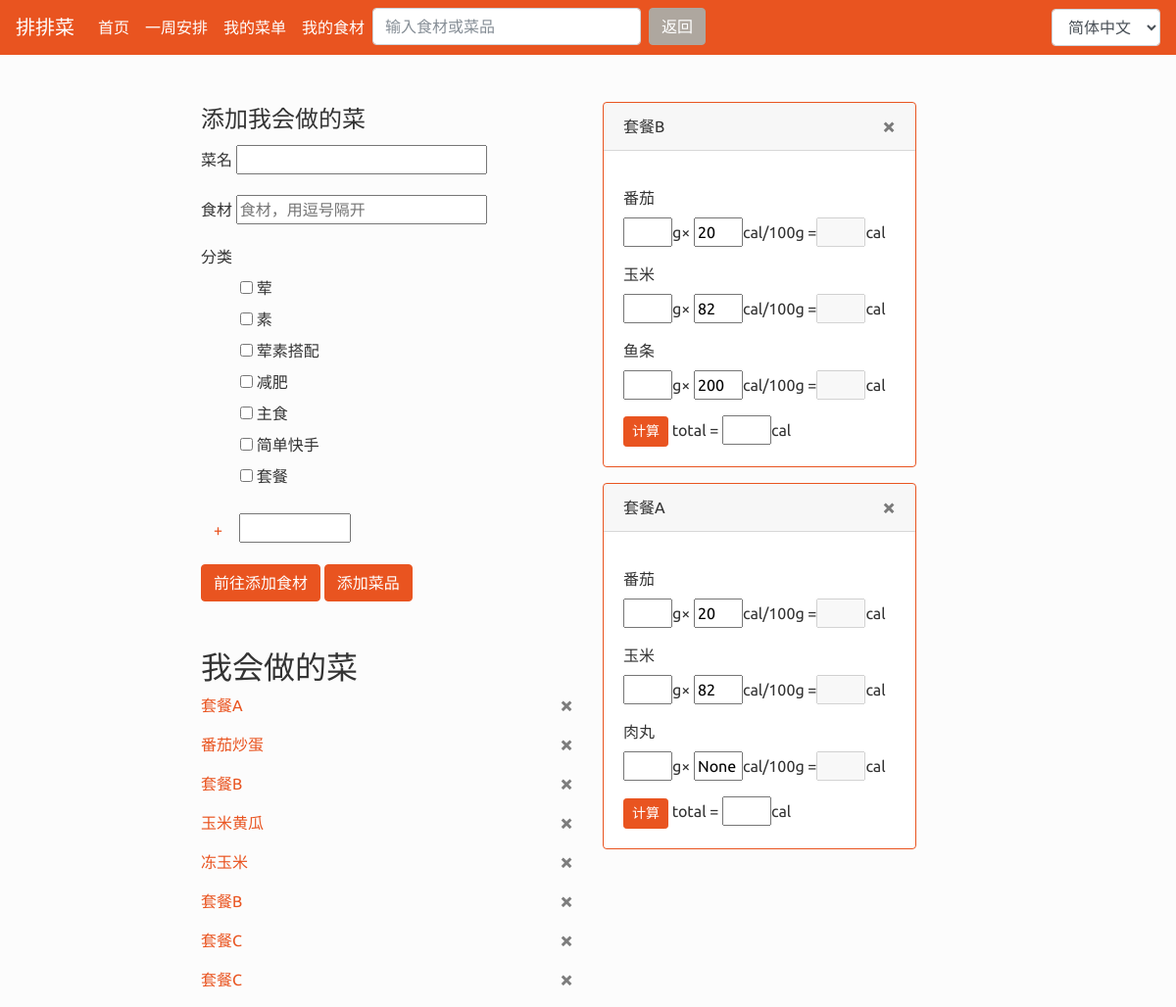
Screenshot of /detail/套餐A (signed in) with the database file from the repository.
### AutoGener/models.py (models this page shows, shortened)
class CanDo(models.Model):
    userid = models.IntegerField()
    name = models.CharField(max_length=100)
    type = models.ManyToManyField(DishType)
    ingre = models.ManyToManyField(CanGet, blank=True)

class CanGet(models.Model):
    userid = models.IntegerField()
    name = models.CharField(max_length=10)
    cal = models.PositiveIntegerField(blank=True, null=True)

### AutoGener/views.py (the view)
# urls.py: path('detail/<name>', views.get_dish_detail, name='dish_detail'),
@login_required
def get_dish_detail(request, name, search=False):
    form = DishForm(user=request.user)
    message = ''
    canDolist = CanDo.objects.filter(userid=request.user.id)
    cangetlist = CanGet.objects.filter(userid=request.user.id)
    realted_dish = []
    ingre_list = []
    dish = CanDo()
    try:
        dish = canDolist.get(name=name)
        if dish not in show_dishes:
            show_dishes.append(dish)
        realted_dish = [dish]
        ingre_list = dish.ingre.all()
        for ingre in ingre_list:
            realted_dish += ingre.cando_set.filter(~Q(name=name)).all()
    except ObjectDoesNotExist:
        try:
            ingre = cangetlist.get(name=name)
            realted_dish = ingre.cando_set.all()
        except ObjectDoesNotExist:
            message = "%s不在你的菜单或食材库里" % name
    if not search:
        context = {'canDolist': realted_dish, 'form': form, 'message': message, 'ingre_list': ingre_list, 'dish': dish,
                'show_dishes': show_dishes}
    else:
        context = {'canDolist': realted_dish, 'form': form, 'message': message, 'ingre_list': ingre_list, 'dish': dish,
                   'show_dishes': show_dishes}
    return render(request, 'AutoGener/dishform.html', context)

### AutoGener/forms.py
class DishForm(forms.ModelForm):
    name = forms.CharField(max_length=10)
    def __init__(self, *args, **kwargs):
        self.user = kwargs.pop('user')
        super(DishForm, self).__init__(*args, **kwargs)
        self.fields['type'] = forms.ModelMultipleChoiceField(
                widget=forms.CheckboxSelectMultiple, queryset=DishType.objects.filter(userid=self.user.id))
    class Meta:
        model = CanDo
        fields = ['name', 'type']

### AutoGener/models.py (called while the page is built)
    def __str__(self):
        return self.name

### templates/AutoGener/dishform.html (shortened to what this page needs)
{% extends 'base.html' %}
{% load i18n %}
{% block main %}
<div>
<form action="/dish/" method="post">
  <fieldset>
    <legend>{% trans "添加我会做的菜" %}</legend>
    <div class="form-group">
      <label for="exampleInputPassword1">{% trans "菜名" %}</label>
      {{ form.name }}
    </div>
    <div class="form-group">
      <label for="exampleInputEmail1">{% trans "食材" %}</label>
      <form role="search" method="post" id="searchform" action="">
        <input type="text" name="dish_ingredient" placeholder="食材，用逗号隔开">
      </form>
    </div>
    <div class="form-group" id="type_list">
      <label for="exampleInputPassword1">{% trans "分类" %}</label>
      {{ form.type }}
      <form method="get" action="addtype/">
        <button type="submit" class="btn btn-link">+</button>
        <input type="text" name="new_type" style="width: 30%">
      </form>
    </div>
    <a class="btn btn-primary" target="_blank" href="{% url 'AutoGener:ingredient' %}" >{% trans "前往添加食材" %}</a>
    <button type="submit" class="btn btn-primary">{% trans "添加菜品" %}</button>
  </fieldset>
</form>
</div>
<br>
<br>
<div >
  <h2>{% trans "我会做的菜" %}</h2>
  {% for dish in canDolist %}
    <p> <a href="{% url 'AutoGener:dish_detail' dish.name%}">{{ dish.name }}</a>
    <a class="close" href="{% url 'AutoGener:dish_delete' dish.name %}" >&times;</a>
    </p>
  {% empty %}
    <div><p>{% trans "还没有会做的菜哦" %}</p></div>
  {% endfor %}
    </div>
{% endblock %}
{% block side %}
{% for dish in show_dishes %}
<div class="card border-primary mb-3" style="max-width: 20rem;">
  <div class="card-header">{{ dish.name }}
    <a class="close" href="{% url 'AutoGener:dish_list_remove' dish.name %}" >&times;</a>
  </div>
  <div class="card-body">
    <p class="card-text">
          {% for ingre in dish.ingre.all %}
      <div class="form-group">
          <label>{{ ingre.name }} </label>
            <form action="" method="post">
              <input id="{{ dish.name }}{{ forloop.counter }}_weight"  min="0"  style="width: 18%"/>g&times;
              <input id="{{ dish.name }}{{ forloop.counter }}_data" value="{{ ingre.cal }}" style="width: 18%">cal/100g
              =<input class="{{ dish.name }}_cal_result" id="{{ dish.name }}{{ forloop.counter }}_each" style="width: 18%" disabled=""/>cal
            </form>
      </div>
   {% endfor %}
  <button id="{{ dish.name }}" onClick="reply_click(this.id)" class="btn btn-primary btn-sm">{% trans "计算" %}</button>
  total = <input id="{{ dish.name }}_cal" style="width: 18%" />cal
  </div>
</div>
{% endfor %}
{% endblock%}

### templates/base.html (style rules this page uses)
ul { list-style-type: none; }

### rows the page displays
CanDo: name "套餐A"
CanDo: name "番茄炒蛋"
CanDo: name "套餐B"
CanDo: name "玉米黄瓜"
CanDo: name "冻玉米"
CanDo: name "套餐C"
CanGet: name "番茄", cal "20"
CanGet: name "玉米", cal "82"
CanGet: name "鱼条", cal "200"
CanGet: name "肉丸", cal "None"

### other values shown
form field language "简体中文"
